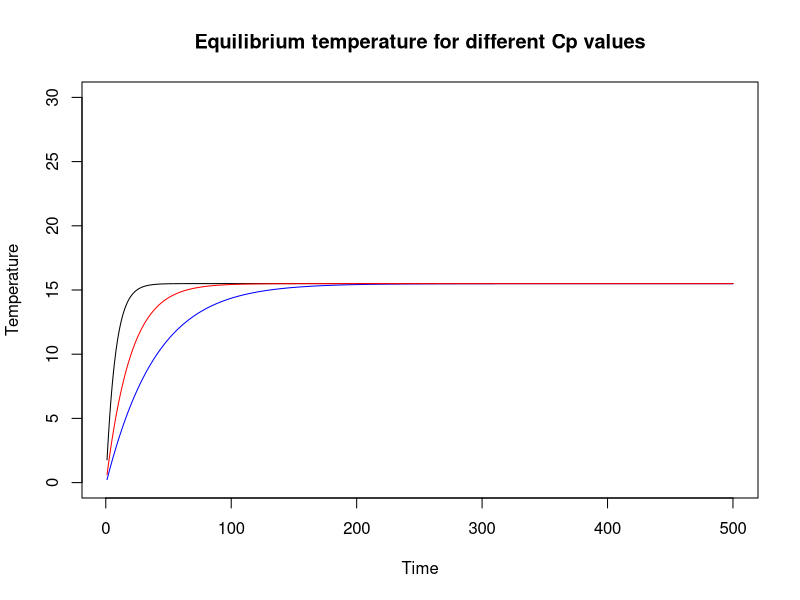

Here is the R script that generated this plot:
# model parameters
dt <-  10**8
cp <- 10**10
S <- 1372
alpha <- 0.3
eps <- 0.61
sigma = 5.67*10**(-8)

## setting vectors
timeVect <- 1:500
TnVector <- vector(length = 500)

# starting condition temperature
Tn = 273  + 0
for (i in 1:500) {
  
  Ein <- S*(1-alpha)
  Eout <- 4*eps*sigma*(Tn**4)
  
  Tend <- dt/cp * (Ein - Eout)
  Tf <- Tn + Tend
  Tn <- Tf
  
  TnVector[i] <- Tn
}

plot(x = timeVect, TnVector - 273.15, type = "l", ylim = c(0, 30), xlab = "Time", ylab = "Temperature",
     main = "Equilibrium temperature for different Cp values")

# starting condition temperature
Tn = 273  + 0
cp <- (10**10)*5
for (i in 1:500) {
  
  Ein <- S*(1-alpha)
  Eout <- 4*eps*sigma*(Tn**4)
  
  Tend <- dt/cp * (Ein - Eout)
  Tf <- Tn + Tend
  Tn <- Tf
  
  TnVector[i] <- Tn
}

lines(x = timeVect, TnVector - 273.15, col = "blue")


# starting condition temperature
Tn = 273  + 0
cp <- (10**10)*2.5
for (i in 1:500) {
  
  Ein <- S*(1-alpha)
  Eout <- 4*eps*sigma*(Tn**4)
  
  Tend <- dt/cp * (Ein - Eout)
  Tf <- Tn + Tend
  Tn <- Tf
  
  TnVector[i] <- Tn
}

lines(x = timeVect, TnVector - 273.15, col = "red")
